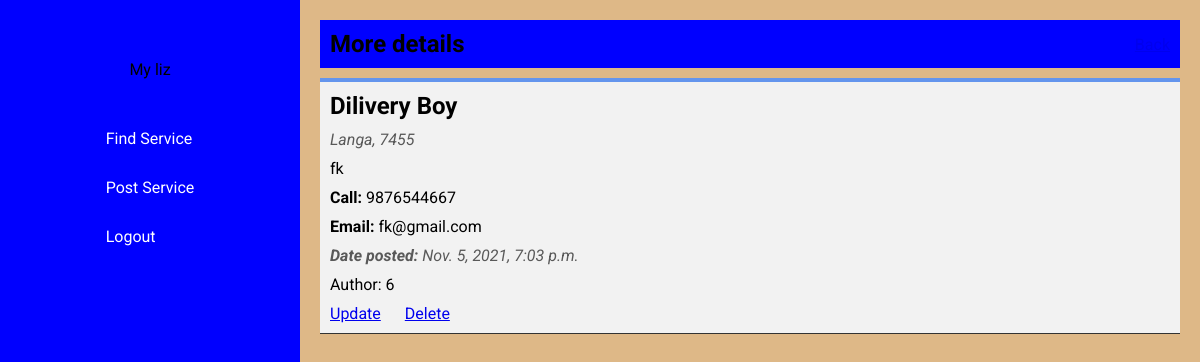
Before: /view_service/15 (signed in) with the older database file.
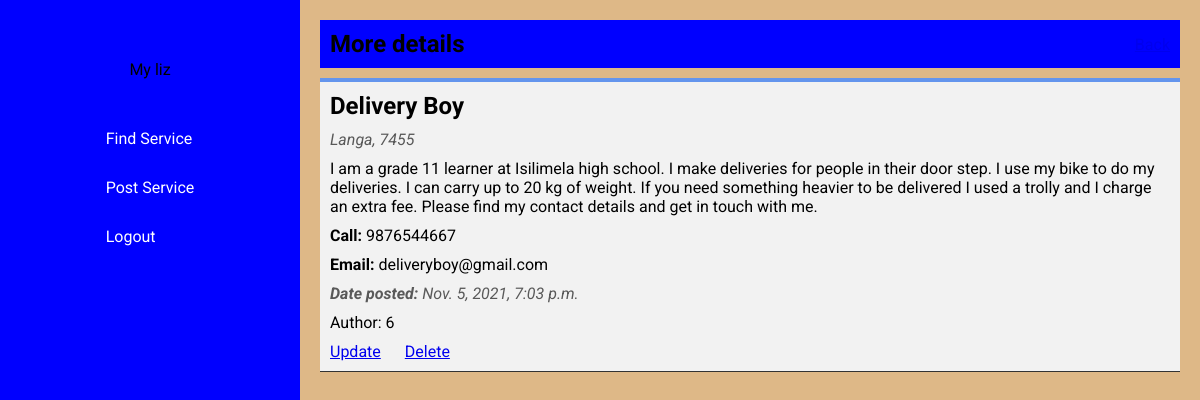
After: the same page with the newer database file.
### main/models.py (models this page shows, shortened)
class Service(models.Model):
    service_name = models.CharField(max_length=200)
    location = models.CharField(max_length=150)
    experience = models.CharField(max_length=400)
    phone = models.CharField(max_length=50)
    email = models.EmailField(max_length=50)
    datecreated = models.DateTimeField(default=datetime.now, blank=True)
    author = models.ForeignKey(User, on_delete=models.CASCADE)

### main/views.py (the view)
# urls.py: path('view_service/<str:pk>', views.view_service, name='view_service'),
@login_required(login_url='login')
def view_service(request, pk):
    services = Service.objects.get(id=pk)
    return render(request, 'view_service.html', {'services': services})

### templates/view_service.html (shortened to what this page needs)
{% extends 'base.html' %}
{% block content %}
    <div class="view-service-container">
        <div class="view-service-title">
            <h1>More details</h1>
            <a href="/">Back</a>
        </div>
        <div class="view-service">
            <h1 id="view-service-content">{{ services.service_name }}</h1>
            <address id="view-service-content">{{ services.location }}</address>
            <p id="view-service-content">{{ services.experience }}</p>
            <p id="view-service-content"><strong>Call:</strong> {{ services.phone }}</p>
            <p id="view-service-content"><strong>Email:</strong> {{ services.email }}</p>
            <address id="view-service-content"><strong>Date posted: </strong>{{ services.datecreated }}</address>
            <p id="view-service-content">Author: {{ services.author.id }}</p>
            {% if user.is_authenticated and services.author.id == user.id %}
            <div class="view-service-btns">
                <a id="view-service-content" href="/update/{{ services.id }}">Update</a>
                <a id="view-service-content" href="/delete/{{ services.id }}">Delete</a>
            </div>
            {% endif %}
        </div>
    </div>
{% endblock content %}

Changed rows visible on the page:
changed Service "Langa, 7455": service_name "Dilivery Boy" → "Delivery Boy"; experience "fk" → "I am a grade 11 learner at Isilimela high school. I make deliveries for people in their door step. I use my bike to do my deliveries. I can carry up to 20 kg of weight. If you need something heavier to be delivered I used a trolly and I charge an extra fee. Please find my contact details and get in touch with me."; email "fk@gmail.com" → "deliveryboy@gmail.com"
